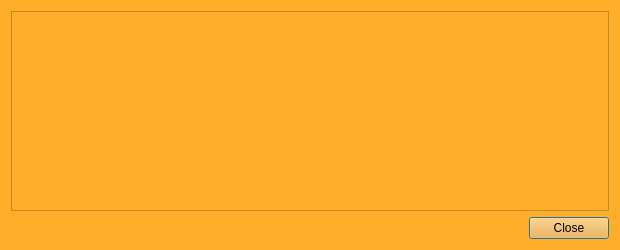
<?xml version="1.0" encoding="UTF-8"?>
<ui version="4.0">
 <class>TransactionDescDialog</class>
 <widget class="QDialog" name="TransactionDescDialog">
  <property name="geometry">
   <rect>
    <x>0</x>
    <y>0</y>
    <width>620</width>
    <height>250</height>
   </rect>
  </property>
  <property name="windowTitle">
   <string>Transaction details</string>
  </property>
  <property name="styleSheet">
   <string notr="true">background-color: rgb(255, 174, 44);</string>
  </property>
  <layout class="QVBoxLayout" name="verticalLayout">
   <item>
    <widget class="QTextEdit" name="detailText">
     <property name="toolTip">
      <string>This pane shows a detailed description of the transaction</string>
     </property>
     <property name="readOnly">
      <bool>true</bool>
     </property>
    </widget>
   </item>
   <item>
    <widget class="QDialogButtonBox" name="buttonBox">
     <property name="orientation">
      <enum>Qt::Horizontal</enum>
     </property>
     <property name="standardButtons">
      <set>QDialogButtonBox::Close</set>
     </property>
    </widget>
   </item>
  </layout>
 </widget>
 <resources/>
 <connections>
  <connection>
   <sender>buttonBox</sender>
   <signal>accepted()</signal>
   <receiver>TransactionDescDialog</receiver>
   <slot>accept()</slot>
   <hints>
    <hint type="sourcelabel">
     <x>248</x>
     <y>254</y>
    </hint>
    <hint type="destinationlabel">
     <x>157</x>
     <y>274</y>
    </hint>
   </hints>
  </connection>
  <connection>
   <sender>buttonBox</sender>
   <signal>rejected()</signal>
   <receiver>TransactionDescDialog</receiver>
   <slot>reject()</slot>
   <hints>
    <hint type="sourcelabel">
     <x>316</x>
     <y>260</y>
    </hint>
    <hint type="destinationlabel">
     <x>286</x>
     <y>274</y>
    </hint>
   </hints>
  </connection>
 </connections>
</ui>
